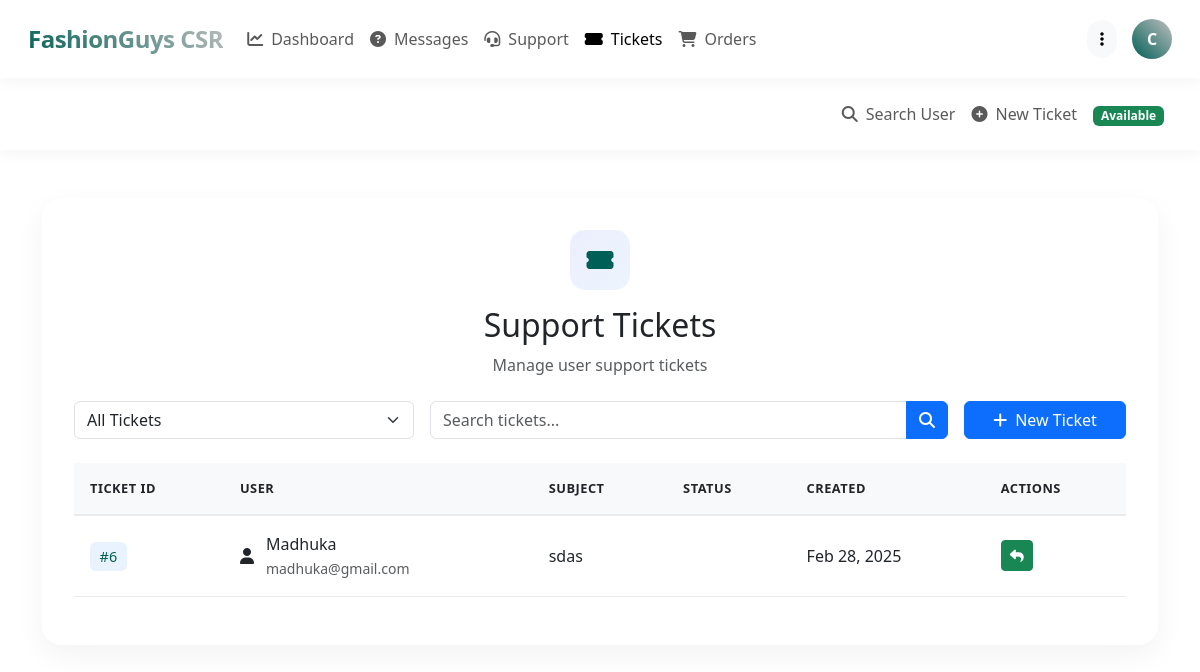
The page /csr/tickets.php (signed in) on the database its author committed.
### tables this page shows
CREATE TABLE `customer_sales_representatives` (
  `csr_id` int(10) NOT NULL,
  `name` varchar(30) NOT NULL,
  `expertise` varchar(50) NOT NULL,
  `is_available` tinyint(1) DEFAULT 1,
  `admin_id` int(10) DEFAULT NULL,
  `password` varchar(255) NOT NULL
);

CREATE TABLE `customer_support_tickets` (
  `ticket_id` int(11) NOT NULL,
  `csr_id` int(11) DEFAULT NULL,
  `subject` varchar(255) NOT NULL,
  `description` text DEFAULT NULL,
  `priority` enum('low','medium','high','urgent') DEFAULT 'medium',
  `status` enum('open','in_progress','resolved','closed') DEFAULT 'open',
  `created_at` timestamp NOT NULL DEFAULT current_timestamp(),
  `updated_at` timestamp NOT NULL DEFAULT current_timestamp() ON UPDATE current_timestamp(),
  `user_id` int(11) NOT NULL
);

CREATE TABLE `users` (
  `id` int(100) NOT NULL,
  `name` varchar(20) NOT NULL,
  `email` varchar(50) NOT NULL,
  `password` varchar(50) NOT NULL
);

### csr/tickets.php (the view, shortened to what this page needs)
<?php
include '../components/connect.php';
$csr_id = $_SESSION['csr_id'];
$status_filter = isset($_GET['status']) ? $_GET['status'] : 'all';
$search = isset($_GET['search']) ? $_GET['search'] : '';
$query = "
    SELECT t.*,
           u.name as user_name,
           u.email as user_email
    FROM customer_support_tickets t
    JOIN users u ON t.user_id = u.id
    WHERE (t.csr_id = ? OR t.csr_id IS NULL)
";
$query .= " ORDER BY t.created_at DESC";
$tickets = $conn->prepare($query);
if($status_filter != 'all' && $search) {
    $tickets->execute([$csr_id, $status_filter, "%$search%", "%$search%", "%$search%"]);
} elseif($status_filter != 'all') {
    $tickets->execute([$csr_id, $status_filter]);
} elseif($search) {
    $tickets->execute([$csr_id, "%$search%", "%$search%", "%$search%"]);
} else {
    $tickets->execute([$csr_id]);
}
?>
<!DOCTYPE html>
<html lang="en">
<head>
   <link href="https://cdn.jsdelivr.net/npm/bootstrap@5.3.0/dist/css/bootstrap.min.css" rel="stylesheet">
   <link rel="stylesheet" href="https://cdnjs.cloudflare.com/ajax/libs/font-awesome/6.1.1/css/all.min.css">
</head>
<body>
<?php include '../components/csr_header.php'; ?>
<section class="tickets-section mt-5">
    <div class="container">
        <div class="content-card">
            <div class="card-header mb-4">
                <div class="header-icon">
                    <i class="fas fa-ticket-alt"></i>
                </div>
                <h2 class="header-title">Support Tickets</h2>
                <p class="text-muted">Manage user support tickets</p>
            </div>
            <div class="filters mb-4">
                <form action="" method="GET" class="row g-3">
                    <div class="col-md-4">
                        <select name="status" class="form-select" onchange="this.form.submit()">
                            <option value="all" <?= $status_filter == 'all' ? 'selected' : '' ?>>All Tickets</option>
                        </select>
                    </div>
                    <div class="col-md-6">
                        <div class="input-group">
                            <input type="text" name="search" class="form-control" placeholder="Search tickets..." value="<?= htmlspecialchars($search) ?>">
                            <button type="submit" class="btn btn-primary">
                                <i class="fas fa-search"></i>
                            </button>
                        </div>
                    </div>
                    <div class="col-md-2">
                        <a href="new_ticket.php" class="btn btn-primary w-100">
                            <i class="fas fa-plus me-2"></i>New Ticket
                        </a>
                    </div>
                </form>
            </div>
            <div class="table-responsive">
                <table class="table modern-table">
                    <thead>
                        <tr>
                            <th>Ticket ID</th>
                            <th>User</th>
                            <th>Subject</th>
                            <th>Status</th>
                            <th>Created</th>
                            <th>Actions</th>
                        </tr>
                    </thead>
                    <tbody>
                        <?php if($tickets->rowCount() > 0): ?>
                            <?php while($ticket = $tickets->fetch(PDO::FETCH_ASSOC)): ?>
                                <tr>
                                    <td><span class="id-badge">#<?= $ticket['ticket_id'] ?></span></td>
                                    <td>
                                        <div class="user-info">
                                            <i class="fas fa-user user-icon"></i>
                                            <div>
                                                <span class="d-block"><?= htmlspecialchars($ticket['user_name']) ?></span>
                                                <small class="text-muted"><?= htmlspecialchars($ticket['user_email']) ?></small>
                                            </div>
                                        </div>
                                    </td>
                                    <td><?= htmlspecialchars($ticket['subject']) ?></td>
                                    <td>
                                        <span class="badge bg-<?php
                                            switch($ticket['status']) {
                                                case 'pending': echo 'warning'; break;
                                                case 'in_progress': echo 'info'; break;
                                                case 'resolved': echo 'success'; break;
                                                case 'closed': echo 'secondary'; break;
                                            }
                                        ?>">
                                        </span>
                                    </td>
                                    <td><?= date('M d, Y', strtotime($ticket['created_at'])) ?></td>
                                    <td>
                                        <div class="action-buttons">
                                            <a href="respond_ticket.php?id=<?= $ticket['ticket_id'] ?>"
                                               class="btn btn-sm btn-success"
                                               title="Respond">
                                                <i class="fas fa-reply"></i>
                                            </a>
                                        </div>
                                    </td>
                                </tr>
                            <?php endwhile; ?>
                        <?php endif; ?>
                    </tbody>
                </table>
            </div>
        </div>
    </div>
</section>
</body>
</html>

### components/csr_header.php (shortened to what this page needs)
<nav class="navbar navbar-expand-lg modern-navbar sticky-top">
    <div class="container-fluid">
        <a class="navbar-brand" href="dashboard.php">
            FashionGuys CSR
        </a>
        <div class="collapse navbar-collapse" id="navbarContent">
            <ul class="navbar-nav me-auto mb-2 mb-lg-0">
                <li class="nav-item">
                    <a class="nav-link <?= basename($_SERVER['PHP_SELF']) == 'dashboard.php' ? 'active' : ''; ?>"
                       href="dashboard.php">
                        <i class="fas fa-chart-line me-2"></i>Dashboard
                    </a>
                </li>
                <li class="nav-item">
                    <a class="nav-link <?= basename($_SERVER['PHP_SELF']) == 'customer_inquiries.php' ? 'active' : ''; ?>"
                       href="customer_inquiries.php">
                        <i class="fas fa-question-circle me-2"></i>Messages
                    </a>
                </li>
                <li class="nav-item">
                    <a class="nav-link <?= basename($_SERVER['PHP_SELF']) == 'active_tickets.php' || basename($_SERVER['PHP_SELF']) == 'pending_tickets.php' || basename($_SERVER['PHP_SELF']) == 'resolved_tickets.php' ? 'active' : ''; ?>"
                       href="active_tickets.php">
                        <i class="fas fa-headset me-2"></i>Support
                    </a>
                </li>
                <li class="nav-item">
                    <a class="nav-link <?= basename($_SERVER['PHP_SELF']) == 'tickets.php' || basename($_SERVER['PHP_SELF']) == 'view_ticket.php' || basename($_SERVER['PHP_SELF']) == 'respond_ticket.php' ? 'active' : ''; ?>"
                       href="tickets.php">
                        <i class="fas fa-ticket-alt me-2"></i>Tickets
                    </a>
                </li>
                <li class="nav-item">
                    <a class="nav-link <?= basename($_SERVER['PHP_SELF']) == 'orders.php' ? 'active' : ''; ?>"
                       href="orders.php">
                        <i class="fas fa-shopping-cart me-2"></i>Orders
                    </a>
                </li>
            </ul>
            <?php
                $select_profile = $conn->prepare("SELECT * FROM `customer_sales_representatives` WHERE csr_id = ?");
                $select_profile->execute([$csr_id]);
                $fetch_profile = $select_profile->fetch(PDO::FETCH_ASSOC);
            ?>
            <div class="profile-section">
                <div class="dropdown">
                    <button class="btn btn-light rounded-pill" data-bs-toggle="dropdown">
                        <i class="fas fa-ellipsis-v"></i>
                    </button>
                </div>
                <div class="dropdown">
                    <div class="profile-image" role="button" data-bs-toggle="dropdown">
                        <?= strtoupper(substr($fetch_profile['name'], 0, 1)); ?>
                    </div>
                </div>
            </div>
        </div>
    </div>
</nav>
<nav class="navbar navbar-expand-lg modern-navbar">
    <div class="container-fluid">
        <div class="collapse navbar-collapse" id="secondaryNavContent">
            <ul class="navbar-nav ms-auto">
                <li class="nav-item">
                    <a class="nav-link" href="user_search.php">
                        <i class="fas fa-search me-2"></i>Search User
                    </a>
                </li>
                <li class="nav-item">
                    <a class="nav-link" href="new_ticket.php">
                        <i class="fas fa-plus-circle me-2"></i>New Ticket
                    </a>
                </li>
                <li class="nav-item">
                    <div class="nav-link">
                        <span class="badge bg-<?= $fetch_profile['is_available'] ? 'success' : 'warning' ?>">
                            <?= $fetch_profile['is_available'] ? 'Available' : 'Away' ?>
                        </span>
                    </div>
                </li>
            </ul>
        </div>
    </div>
</nav>

### components/csr_header.php (style rules this page uses)
:root { --primary-color: #005F56; --secondary-color: #005F56; --accent-color: #C0C0C0; }
.modern-navbar { background: white; padding: 1rem; box-shadow: 0 2px 15px rgba(0,0,0,0.05); }
.navbar-brand { font-size: 1.5rem; font-weight: 700; background: linear-gradient(45deg, var(--primary-color), var(--accent-color)); -webkit-background-clip: text; -webkit-text-fill-color: transparent; letter-spacing: -0.5px; }
.profile-section { display: flex; align-items: center; gap: 15px; }
.profile-image { width: 40px; height: 40px; border-radius: 50%; background: linear-gradient(45deg, var(--primary-color), var(--accent-color)); color: white; display: flex; align-items: center; justify-content: center; font-weight: 600; cursor: pointer; }

### csr/tickets.php (style rules this page uses)
:root { --primary-color: #005F56; --secondary-color: #3f37c9; --accent-color: #C0C0C0; }
.content-card { background: white; border-radius: 20px; padding: 2rem; box-shadow: 0 10px 30px rgba(0,0,0,0.05); }
.card-header { text-align: center; margin-bottom: 2rem; }
.header-icon { width: 60px; height: 60px; border-radius: 15px; background: linear-gradient(135deg, rgba(67, 97, 238, 0.1), rgba(72, 149, 239, 0.1)); color: var(--primary-color); display: flex; align-items: center; justify-content: center; font-size: 1.5rem; margin: 0 auto 1rem; }
.modern-table { width: 100%; border-collapse: collapse; }
.modern-table th { padding: 1rem; font-weight: 600; text-transform: uppercase; font-size: 0.8rem; letter-spacing: 0.5px; background-color: #f8f9fa; border-bottom: 2px solid #e9ecef; }
.modern-table td { padding: 1rem; vertical-align: middle; border-bottom: 1px solid #e9ecef; }
.user-info { display: flex; align-items: center; gap: 0.75rem; }
.action-buttons { display: flex; gap: 0.5rem; }
.id-badge { background: #e8f3ff; color: var(--primary-color); padding: 0.3rem 0.6rem; border-radius: 6px; font-size: 0.9rem; }

### rows shown on the page
customer_sales_representatives: name "C"
customer_support_tickets: ticket_id "6", user.name "Madhuka", user.email "madhuka@gmail.com", subject "sdas", created_at "Feb 28, 2025"
